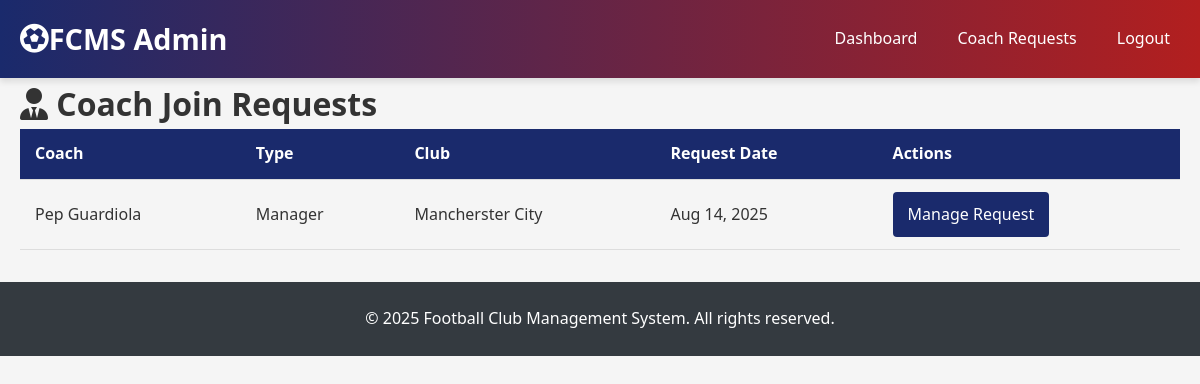
/admin_coach_requests.php.php (signed in), run on the app's committed database.
### tables this page shows
CREATE TABLE `coach_requests` (
  `id` int(11) NOT NULL,
  `coach_id` int(11) NOT NULL,
  `club_id` int(11) NOT NULL,
  `request_message` text DEFAULT NULL,
  `request_date` timestamp NOT NULL DEFAULT current_timestamp(),
  `status` enum('pending','approved','rejected') DEFAULT 'pending'
);

CREATE TABLE `coaches` (
  `id` int(11) NOT NULL,
  `user_id` int(11) NOT NULL,
  `first_name` varchar(50) NOT NULL,
  `last_name` varchar(50) NOT NULL,
  `license` varchar(50) DEFAULT NULL,
  `coach_type` enum('manager','assistant') NOT NULL,
  `experience` text DEFAULT NULL,
  `club_id` int(11) DEFAULT NULL
);

CREATE TABLE `clubs` (
  `id` int(11) NOT NULL,
  `name` varchar(100) NOT NULL,
  `founded_year` int(11) DEFAULT NULL,
  `stadium` varchar(100) DEFAULT NULL,
  `location` varchar(100) DEFAULT NULL,
  `logo` varchar(255) DEFAULT NULL
);

### admin_coach_requests.php.php (the view, shortened to what this page needs)
<?php
require_once 'db_connect.php';
$current_request = null;
if (!$current_request) {
    try {
        $stmt = $pdo->prepare("SELECT cr.*, c.first_name, c.last_name, c.coach_type,
                              cl.name as club_name, u.email
                              FROM coach_requests cr
                              JOIN coaches c ON cr.coach_id = c.id
                              JOIN clubs cl ON cr.club_id = cl.id
                              JOIN users u ON c.user_id = u.id
                              WHERE cr.status = 'pending'
                              ORDER BY cr.request_date DESC");
        $stmt->execute();
        $requests = $stmt->fetchAll(PDO::FETCH_ASSOC);
    } catch (PDOException $e) {
        die("Database error: " . $e->getMessage());
    }
}
?>
<!DOCTYPE html>
<html lang="en">
<head>
    <link rel="stylesheet" href="style.css">
    <link rel="stylesheet" href="https://cdnjs.cloudflare.com/ajax/libs/font-awesome/6.0.0-beta3/css/all.min.css">
</head>
<body>
    <header>
        <div class="header-container">
            <a href="index.php" class="logo">
                <i class="fas fa-futbol"></i> FCMS Admin
            </a>
            <nav>
                <ul>
                    <li><a href="admin.php">Dashboard</a></li>
                    <li><a href="admin_coach_requests.php">Coach Requests</a></li>
                    <li><a href="logout.php">Logout</a></li>
                </ul>
            </nav>
        </div>
    </header>
    <main class="container">
        <h1><i class="fas fa-user-tie"></i> Coach Join Requests</h1>
        <?php if ($current_request): ?>
            <a href="admin_coach_requests.php" class="back-link">
                <i class="fas fa-arrow-left"></i> Back to all requests
            </a>
            <div class="request-card">
                <h3>
                    <?= htmlspecialchars($current_request['first_name'] . ' ' . $current_request['last_name']) ?>
                    <span class="badge-coach badge-<?= $current_request['coach_type'] == 'manager' ? 'manager' : 'assistant' ?>">
                        <?= $current_request['coach_type'] == 'manager' ? 'Manager' : 'Assistant Coach' ?>
                    </span>
                </h3>
                <p><strong>Requested to join:</strong> <?= htmlspecialchars($current_request['club_name']) ?></p>
                <p><strong>Request Date:</strong> <?= date('M d, Y H:i', strtotime($current_request['request_date'])) ?></p>
                <p><strong>Email:</strong> <?= htmlspecialchars($current_request['email']) ?></p>
                <?php if (!empty($current_request['request_message'])): ?>
                    <div class="message-box">
                        <p><strong>Coach's Message:</strong></p>
                        <p><?= htmlspecialchars($current_request['request_message']) ?></p>
                    </div>
                <?php endif; ?>
                <form method="post" class="request-form">
                    <input type="hidden" name="request_id" value="<?= $current_request['id'] ?>">
                    <div class="form-group">
                        <label for="response_message">Response Message:</label>
                        <textarea name="response_message" id="response_message"
                                  class="form-control" rows="3"
                                  placeholder="Optional message to the coach"></textarea>
                    </div>
                    <div class="action-buttons">
                        <button type="submit" name="action" value="approve" class="btn btn-success">
                            <i class="fas fa-check"></i> Approve
                        </button>
                        <button type="submit" name="action" value="reject" class="btn btn-danger">
                            <i class="fas fa-times"></i> Reject
                        </button>
                    </div>
                </form>
            </div>
        <?php else: ?>
            <?php if (empty($requests)): ?>
                <div class="alert alert-info">
                    No pending coach requests at this time.
                </div>
            <?php else: ?>
                <table class="table">
                    <thead>
                        <tr>
                            <th>Coach</th>
                            <th>Type</th>
                            <th>Club</th>
                            <th>Request Date</th>
                            <th>Actions</th>
                        </tr>
                    </thead>
                    <tbody>
                        <?php foreach ($requests as $request): ?>
                            <tr>
                                <td><?= htmlspecialchars($request['first_name'] . ' ' . $request['last_name']) ?></td>
                                <td><?= htmlspecialchars(ucfirst($request['coach_type'])) ?></td>
                                <td><?= htmlspecialchars($request['club_name']) ?></td>
                                <td><?= date('M d, Y', strtotime($request['request_date'])) ?></td>
                                <td>
                                    <a href="admin_coach_requests.php?request_id=<?= $request['id'] ?>" class="btn btn-primary">
                                        Manage Request
                                    </a>
                                </td>
                            </tr>
                        <?php endforeach; ?>
                    </tbody>
                </table>
            <?php endif; ?>
        <?php endif; ?>
    </main>
    <footer>
        <div class="container">
            <p>&copy; <?= date('Y') ?> Football Club Management System. All rights reserved.</p>
        </div>
    </footer>
</body>
</html>

### style.css (style rules this page uses)
:root { --primary-color: #1a2a6c; --secondary-color: #b21f1f; --accent-color: #fdbb2d; --light-color: #f8f9fa; --dark-color: #343a40; --success-color: #28a745; --info-color: #17a2b8; --warning-color: #ffc107; --danger-color: #dc3545; }
* { margin: 0; padding: 0; box-sizing: border-box; font-family: 'Segoe UI', Tahoma, Geneva, Verdana, sans-serif; }
body { background-color: #f5f5f5; color: #333; line-height: 1.6; }
header { background: linear-gradient(to right, var(--primary-color), var(--secondary-color)); color: white; padding: 1rem 0; box-shadow: 0 4px 6px rgba(0, 0, 0, 0.1); }
.header-container { max-width: 1200px; margin: 0 auto; display: flex; justify-content: space-between; align-items: center; padding: 0 20px; }
.logo { display: flex; align-items: center; font-size: 1.8rem; font-weight: bold; text-decoration: none; color: white; }
nav ul { display: flex; list-style: none; }
nav ul li { margin-left: 20px; }
nav ul li a { color: white; text-decoration: none; font-weight: 500; padding: 5px 10px; border-radius: 4px; transition: all 0.3s ease; }
main { max-width: 1200px; margin: 2rem auto; padding: 0 20px; }
footer { background: var(--dark-color); color: white; text-align: center; padding: 1.5rem 0; margin-top: 2rem; }
.container { max-width: 1200px; margin: 0 auto; padding: 0 20px; }
.btn { display: inline-block; padding: 10px 20px; background: var(--primary-color); color: white; border: none; border-radius: 4px; cursor: pointer; text-decoration: none; font-size: 16px; transition: all 0.3s ease; }
.table { width: 100%; border-collapse: collapse; margin-bottom: 20px; }
.table th, .table td { padding: 12px 15px; text-align: left; border-bottom: 1px solid #ddd; }
.table th { background-color: var(--primary-color); color: white; }
.btn-primary { background-color: var(--primary-color); color: white; border: none; padding: 10px 15px; border-radius: 4px; cursor: pointer; }

### data on the page
coach_requests: coach.last_name "Pep Guardiola", coach.coach_type "Manager", club.name "Mancherster City", request_date "Aug 14, 2025"
